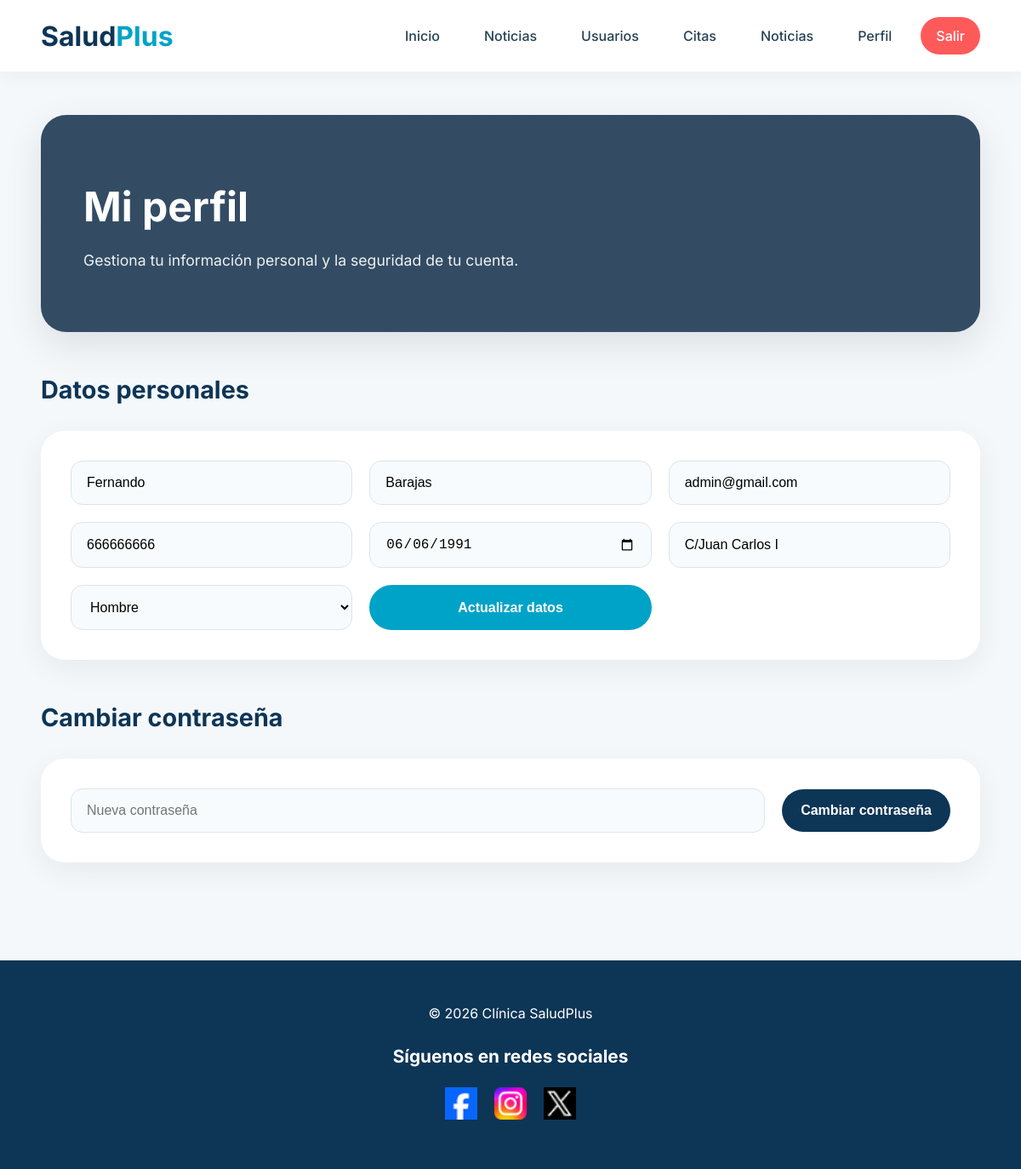
Screenshot of /views/perfil.php (signed in) with the database file from the repository.
### tables this page shows
CREATE TABLE `users_data` (
  `idUser` int(11) NOT NULL,
  `nombre` varchar(100) DEFAULT NULL,
  `apellidos` varchar(100) DEFAULT NULL,
  `email` varchar(100) DEFAULT NULL,
  `telefono` varchar(20) DEFAULT NULL,
  `fecha_nacimiento` date DEFAULT NULL,
  `direccion` varchar(255) DEFAULT NULL,
  `sexo` enum('Hombre','Mujer','Otro') DEFAULT NULL
);

### includes/SQL.php (called while the page is built, shortened)
<?php
class SQL
{
    public static function obtenerUsuario($idUser)
    {
        $conn = DB::conn();
        $sql = "SELECT * FROM users_data
                WHERE idUser = :idUser
                LIMIT 1";
        $stmt = $conn->prepare($sql);
        $stmt->execute([
            ':idUser' => $idUser
        ]);
        return $stmt->fetch();
    }
}

### views/perfil.php (the view, shortened to what this page needs)
<?php
require_once("../includes/SQL.php");
$idUser = $_SESSION['idUser'];
$usuario = SQL::obtenerUsuario($idUser);
?>
<!DOCTYPE html>
<html lang="es">
<head>
    <link rel="stylesheet" href="<?= BASE_URL ?>css/perfil.css">
</head>
<body>
    <?php include("../includes/navbar.php"); ?>
    <main class="perfil-container">
        <section class="perfil-hero">
            <h1>Mi perfil</h1>
            <p>Gestiona tu información personal y la seguridad de tu cuenta.</p>
        </section>
        <section>
            <h2>Datos personales</h2>
            <div class="perfil-card">
                <form class="perfil-form" method="POST">
                    <input type="text" name="nombre" value="<?= htmlspecialchars($usuario['nombre']) ?>" placeholder="Nombre" required>
                    <input type="text" name="apellidos" value="<?= htmlspecialchars($usuario['apellidos']) ?>" placeholder="Apellidos" required>
                    <input type="email" name="email" value="<?= htmlspecialchars($usuario['email']) ?>" placeholder="Correo electrónico" required>
                    <input type="text" name="telefono" value="<?= htmlspecialchars($usuario['telefono']) ?>" placeholder="Teléfono" required>
                    <input type="date" name="fecha" value="<?= htmlspecialchars($usuario['fecha_nacimiento']) ?>" required>
                    <input type="text" name="direccion" value="<?= htmlspecialchars($usuario['direccion']) ?>" placeholder="Dirección">
                    <select name="sexo">
                        <option value="Hombre" <?= $usuario['sexo'] === "Hombre" ? "selected" : "" ?>>Hombre</option>
                    </select>
                    <button class="perfil-btn" type="submit" name="actualizar">Actualizar datos</button>
                </form>
            </div>
        </section>
        <section>
            <h2>Cambiar contraseña</h2>
            <div class="perfil-card password-card">
                <form class="perfil-form password-form" method="POST">
                    <input type="password" name="nueva_password" placeholder="Nueva contraseña" required>
                    <button class="perfil-btn password-btn" type="submit" name="cambiar_pass">Cambiar contraseña</button>
                </form>
            </div>
        </section>
    </main>
    <footer>
        © 2026 Clínica SaludPlus
        <h3>Síguenos en redes sociales</h3>
        <p>
            <a href="https://www.facebook.com/" target="_blank"><img src="../images/images_index/logofacebook.png"
                    alt="Facebook"></a>
            <a href="https://www.instagram.com/" target="_blank"><img src="../images/images_index/logoinstagram.png"
                    alt="Instagram"></a>
            <a href="https://x.com/?lang=es" target="_blank"><img src="../images/images_index/logotwitter.png" alt="X"></a>
        </p>
    </footer>
</body>
</html>

### css/perfil.css (style rules this page uses)
* { margin: 0; padding: 0; box-sizing: border-box; }
body { font-family: 'Inter', sans-serif; background: #f4f8fb; color: #1d2b36; line-height: 1.6; }
.perfil-container { width: 92%; max-width: 1200px; margin: auto; padding: 50px 0 80px; }
.perfil-hero { background: linear-gradient(rgba(8, 38, 66, 0.82), rgba(8, 38, 66, 0.82)); background-size: cover; background-position: center; border-radius: 30px; padding: 70px 50px; color: white; margin-bottom: 45px; box-shadow: 0 15px 45px rgba(0,0,0,0.10); }
.perfil-hero h1 { font-size: 3rem; margin-bottom: 10px; }
.perfil-hero p { font-size: 1.1rem; opacity: 0.92; }
h2 { color: #0d3556; margin-bottom: 25px; margin-top: 45px; font-size: 1.8rem; }
.perfil-card { background: white; border-radius: 28px; padding: 35px; margin-bottom: 35px; box-shadow: 0 10px 35px rgba(0,0,0,0.06); }
.perfil-form { display: grid; grid-template-columns: repeat(auto-fit, minmax(250px, 1fr)); gap: 20px; }
.password-form { grid-template-columns: 1fr auto; align-items: center; }
input, select { width: 100%; padding: 16px 18px; border-radius: 14px; border: 1px solid #dbe5ec; background: #f8fbfd; font-size: 1rem; transition: all 0.3s ease; outline: none; }
.perfil-btn { border: none; padding: 16px 22px; border-radius: 40px; background: #00a3c8; color: white; font-weight: 600; font-size: 1rem; cursor: pointer; transition: all 0.3s ease; }
.password-btn { background: #0d3556; }
footer { background: #0d3556; color: white; text-align: center; padding: 50px 20px; }
footer h3 { margin: 20px 0; font-size: 1.3rem; }
footer p { display: flex; justify-content: center; gap: 20px; }
footer img { width: 38px; transition: transform 0.3s ease; }

### css/navbar.css (style rules this page uses)
* { margin: 0; padding: 0; box-sizing: border-box; }

### rows the page displays
users_data: nombre "Fernando", apellidos "Barajas", email "admin@gmail.com", telefono "666666666", fecha "06/06/1991", direccion "C/Juan Carlos I", sexo "Hombre"
